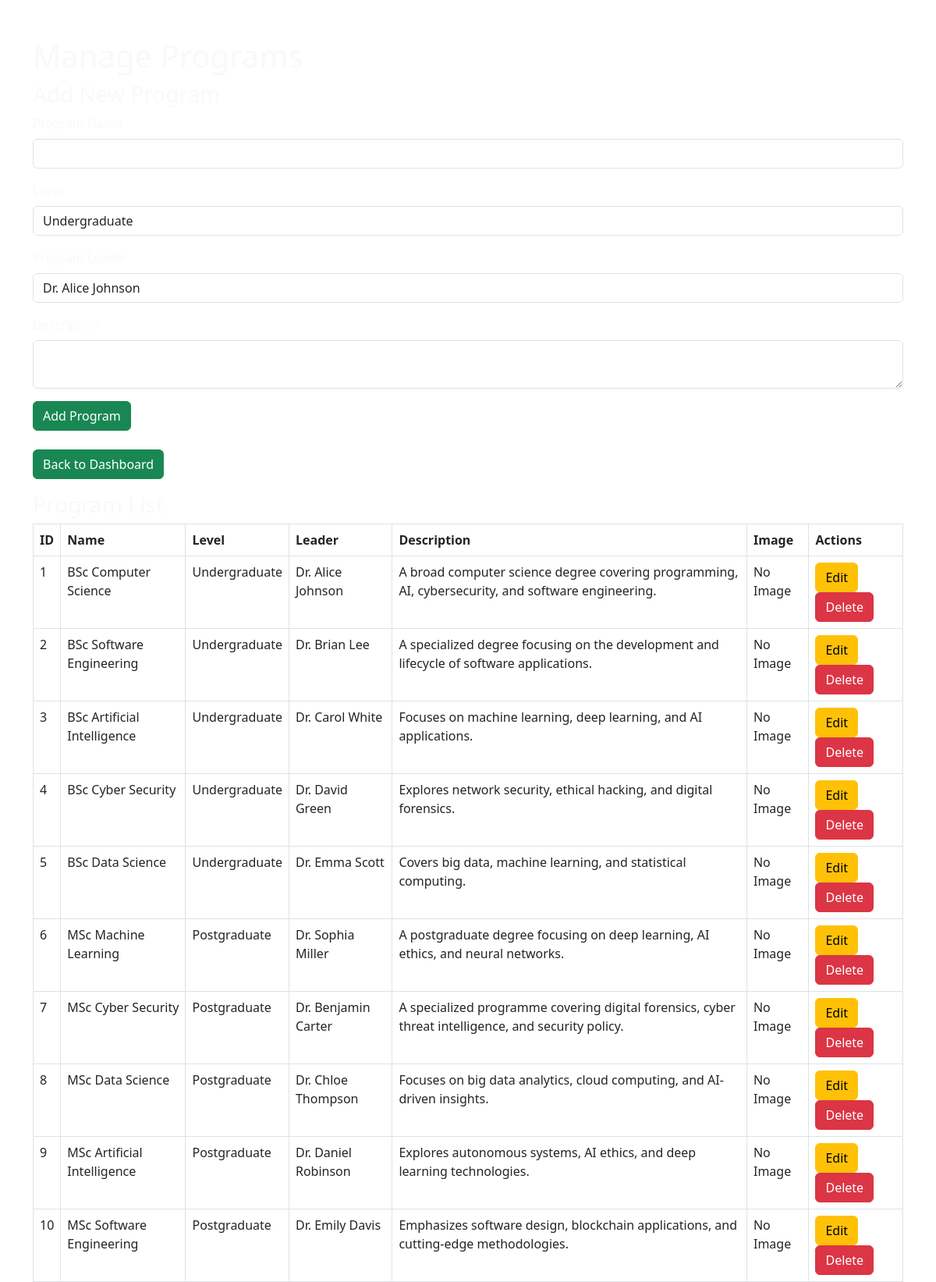
Page /admin/manage-programs.php (signed in) on the committed database.
### tables this page shows
CREATE TABLE Programmes (
    ProgrammeID INTEGER PRIMARY KEY AUTO_INCREMENT,
    ProgrammeName TEXT NOT NULL,
    LevelID INTEGER,
    ProgrammeLeaderID INTEGER,
    Description TEXT,
    Image TEXT,
    FOREIGN KEY (LevelID) REFERENCES Levels(LevelID),
    FOREIGN KEY (ProgrammeLeaderID) REFERENCES Staff(StaffID)
);

CREATE TABLE Levels (
    LevelID INTEGER PRIMARY KEY,
    LevelName TEXT NOT NULL
);

CREATE TABLE Staff (
    StaffID INTEGER PRIMARY KEY,
    Name TEXT NOT NULL
);

### admin/manage-programs.php (the view, shortened to what this page needs)
<?php
include '../includes/db.php';
?>
<!DOCTYPE html>
<html lang="en">
<head>
    <link href="https://cdn.jsdelivr.net/npm/bootstrap@5.3.0/dist/css/bootstrap.min.css" rel="stylesheet">
    <link href="../assets/css/style2.css" rel="stylesheet">
</head>
<body>
    <div class="container mt-5 text-light">
        <h1>Manage Programs</h1>
        <form method="POST" class="mb-4">
            <h3>Add New Program</h3>
            <div class="mb-3">
                <label for="program_name" class="form-label">Program Name</label>
                <input type="text" class="form-control" id="program_name" name="program_name" required>
            </div>
            <div class="mb-3">
                <label for="level_id" class="form-label">Level</label>
                <select class="form-control" id="level_id" name="level_id" required>
                    <?php
                    $sql = "SELECT * FROM Levels";
                    $result = mysqli_query($conn, $sql);
                    while ($row = mysqli_fetch_assoc($result)) {
                        echo "<option value='{$row['LevelID']}'>{$row['LevelName']}</option>";
                    }
                    ?>
                </select>
            </div>
            <div class="mb-3">
                <label for="programme_leader_id" class="form-label">Program Leader</label>
                <select class="form-control" id="programme_leader_id" name="programme_leader_id" required>
                    <?php
                    $sql = "SELECT * FROM Staff";
                    $result = mysqli_query($conn, $sql);
                    while ($row = mysqli_fetch_assoc($result)) {
                        echo "<option value='{$row['StaffID']}'>{$row['Name']}</option>";
                    }
                    ?>
                </select>
            </div>
            <div class="mb-3">
                <label for="program_description" class="form-label">Description</label>
                <textarea class="form-control" id="program_description" name="program_description" required></textarea>
            </div>
            <button type="submit" name="add_program" class="btn btn-success">Add Program</button>
        </form>
        <a href="dashborad.php" class="btn btn-success mb-3">Back to Dashboard</a>
        <h3 class="text-light">Program List</h3>
        <table class="table table-bordered">
            <thead>
                <tr>
                    <th>ID</th>
                    <th>Name</th>
                    <th>Level</th>
                    <th>Leader</th>
                    <th>Description</th>
                    <th>Image</th>
                    <th>Actions</th>
                </tr>
            </thead>
            <tbody>
                <?php
                $sql = "SELECT Programmes.*, Levels.LevelName, Staff.Name AS LeaderName
                        FROM Programmes
                        LEFT JOIN Levels ON Programmes.LevelID = Levels.LevelID
                        LEFT JOIN Staff ON Programmes.ProgrammeLeaderID = Staff.StaffID";
                $result = mysqli_query($conn, $sql);
                while ($row = mysqli_fetch_assoc($result)) {
                    echo "<tr>
                            <td>{$row['ProgrammeID']}</td>
                            <td>{$row['ProgrammeName']}</td>
                            <td>{$row['LevelName']}</td>
                            <td>{$row['LeaderName']}</td>
                            <td>{$row['Description']}</td>
                            <td>" . ($row['Image'] ? "<img src='{$row['Image']}' width='100'>" : "No Image") . "</td>
                            <td>
                                <a href='edit-program.php?id={$row['ProgrammeID']}' class='btn btn-warning'>Edit</a>
                                <a href='manage-programs.php?delete_program={$row['ProgrammeID']}' class='btn btn-danger'>Delete</a>
                            </td>
                          </tr>";
                }
                ?>
            </tbody>
        </table>
    </div>
</body>
</html>

### assets/css/style2.css (style rules this page uses)
body { background-image: url("../images/image.jpg"); background-size: cover; background-position: center; background-repeat: no-repeat; background-attachment: fixed; height: 100vh; margin: 0; padding: 0; }

### rows in the picture
programmes: ProgrammeID "1", ProgrammeName "BSc Computer Science", LevelID.LevelName "Undergraduate", ProgrammeLeaderID.Name "Dr. Alice Johnson", Description "A broad computer science degree covering programming, AI, cybersecurity, and software engineering.", shows "No Image"
programmes: ProgrammeID "2", ProgrammeName "BSc Software Engineering", LevelID.LevelName "Undergraduate", ProgrammeLeaderID.Name "Dr. Brian Lee", Description "A specialized degree focusing on the development and lifecycle of software applications.", shows "No Image"
programmes: ProgrammeID "3", ProgrammeName "BSc Artificial Intelligence", LevelID.LevelName "Undergraduate", ProgrammeLeaderID.Name "Dr. Carol White", Description "Focuses on machine learning, deep learning, and AI applications.", shows "No Image"
programmes: ProgrammeID "4", ProgrammeName "BSc Cyber Security", LevelID.LevelName "Undergraduate", ProgrammeLeaderID.Name "Dr. David Green", Description "Explores network security, ethical hacking, and digital forensics.", shows "No Image"
programmes: ProgrammeID "5", ProgrammeName "BSc Data Science", LevelID.LevelName "Undergraduate", ProgrammeLeaderID.Name "Dr. Emma Scott", Description "Covers big data, machine learning, and statistical computing.", shows "No Image"
programmes: ProgrammeID "6", ProgrammeName "MSc Machine Learning", LevelID.LevelName "Postgraduate", ProgrammeLeaderID.Name "Dr. Sophia Miller", Description "A postgraduate degree focusing on deep learning, AI ethics, and neural networks.", shows "No Image"
programmes: ProgrammeID "7", ProgrammeName "MSc Cyber Security", LevelID.LevelName "Postgraduate", ProgrammeLeaderID.Name "Dr. Benjamin Carter", Description "A specialized programme covering digital forensics, cyber threat intelligence, and security policy.", shows "No Image"
programmes: ProgrammeID "8", ProgrammeName "MSc Data Science", LevelID.LevelName "Postgraduate", ProgrammeLeaderID.Name "Dr. Chloe Thompson", Description "Focuses on big data analytics, cloud computing, and AI-driven insights.", shows "No Image"
programmes: ProgrammeID "9", ProgrammeName "MSc Artificial Intelligence", LevelID.LevelName "Postgraduate", ProgrammeLeaderID.Name "Dr. Daniel Robinson", Description "Explores autonomous systems, AI ethics, and deep learning technologies.", shows "No Image"
programmes: ProgrammeID "10", ProgrammeName "MSc Software Engineering", LevelID.LevelName "Postgraduate", ProgrammeLeaderID.Name "Dr. Emily Davis", Description "Emphasizes software design, blockchain applications, and cutting-edge methodologies.", shows "No Image"

### other values in the picture
form field level_id "Undergraduate"
form field programme_leader_id "Dr. Alice Johnson"
